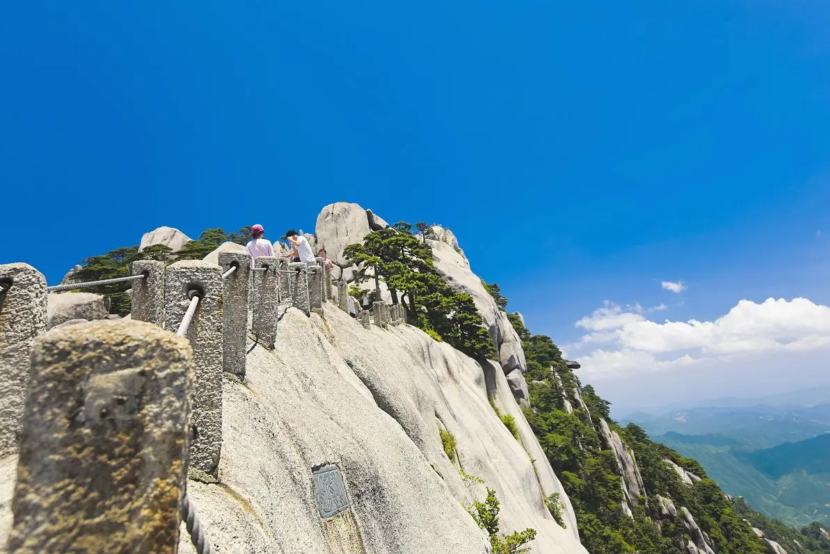
#> input picture bg_imgs/02.png, 1659 x 1108 px (shown at 1/2 size)
$ python '09图像裁剪.py'
#> lines starting #> are read from the running program, lines starting #| are printed output that depends on the picture
from PIL import Image
import os

img = Image.open('./bg_imgs/02.png')
#> img is the input picture: PIL image 1659x1108 RGB; mean R, G, B 84.6, 138.6, 172.3
im_crop1 = img.crop((0, 0, 829, 1108))
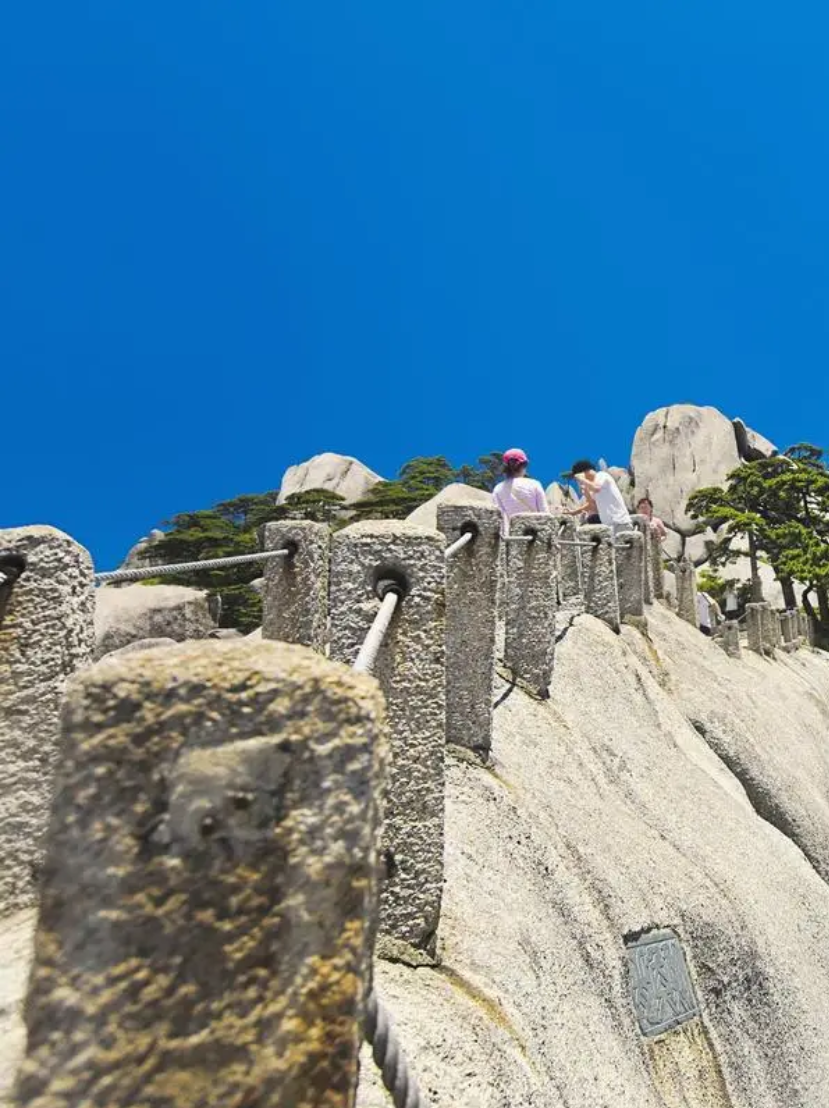
#> im_crop1: PIL image 829x1108 RGB; mean R, G, B 91, 133.9, 161
im_crop2 = img.crop((829, 0, 1659, 1108))
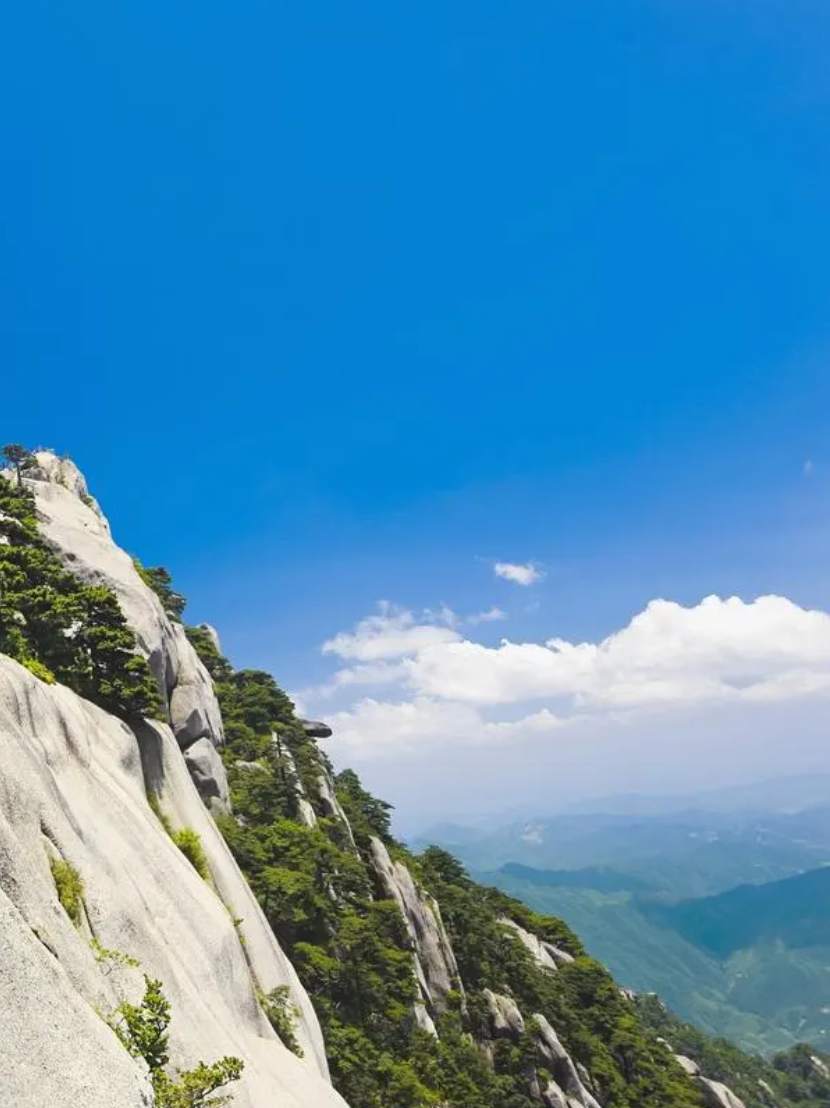
#> im_crop2: PIL image 830x1108 RGB; mean R, G, B 78.2, 143.2, 183.6
print(type(img.size))
#| <class 'tuple'>

im_crop1.show()
im_crop2.show()

# orDir = './bg_imgs'
# if not
# targetDir = './bg_bak_imgs'
# files = os.listdir(orDir)

$ run again, with bg_imgs/01.png copied over bg_imgs/02.png
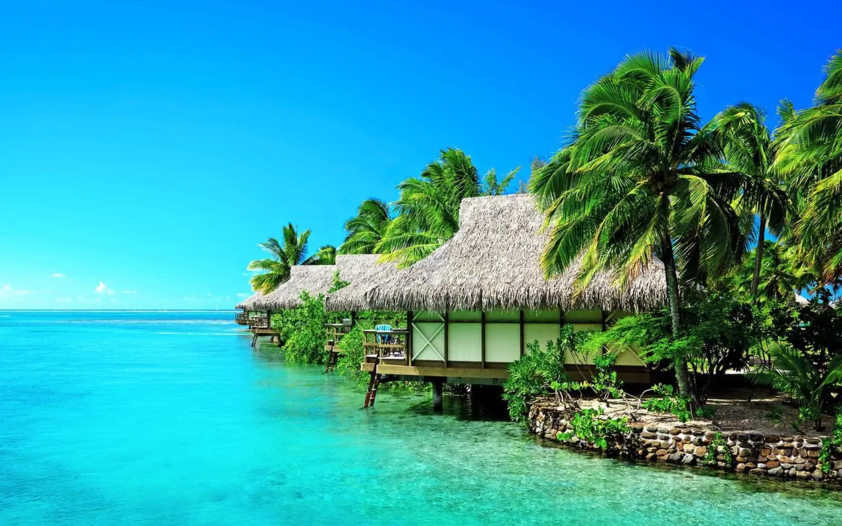
#> input picture bg_imgs/01.png, 1683 x 1051 px (shown at 1/2 size)
#> img is the input picture: PIL image 1683x1051 RGB; mean R, G, B 51, 157.6, 168.4
#> `im_crop1 = img.crop((0, 0, 829, 1108))`:
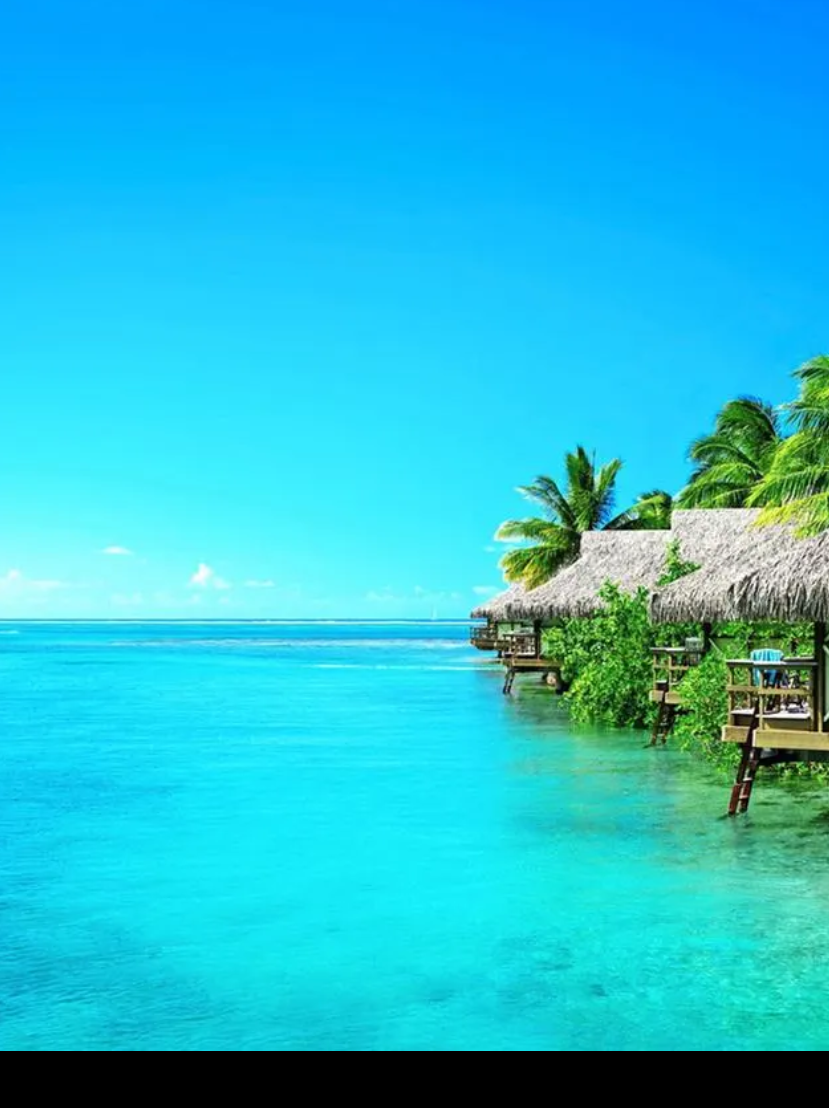
#> im_crop1: PIL image 829x1108 RGB; mean R, G, B 38.6, 188.7, 212.9
#> `im_crop2 = img.crop((829, 0, 1659, 1108))`:
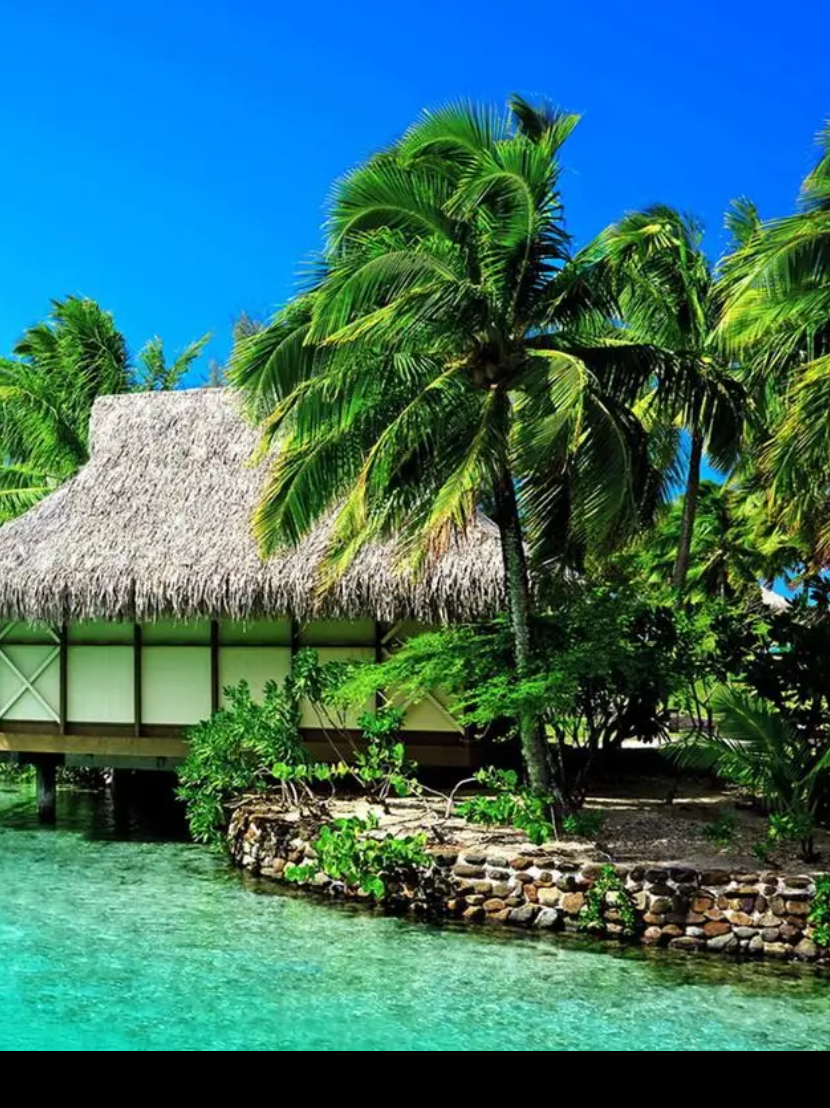
#> im_crop2: PIL image 830x1108 RGB; mean R, G, B 58.2, 112.6, 109.4
#| <class 'tuple'>

$ run again, with bg_imgs/03.png copied over bg_imgs/02.png
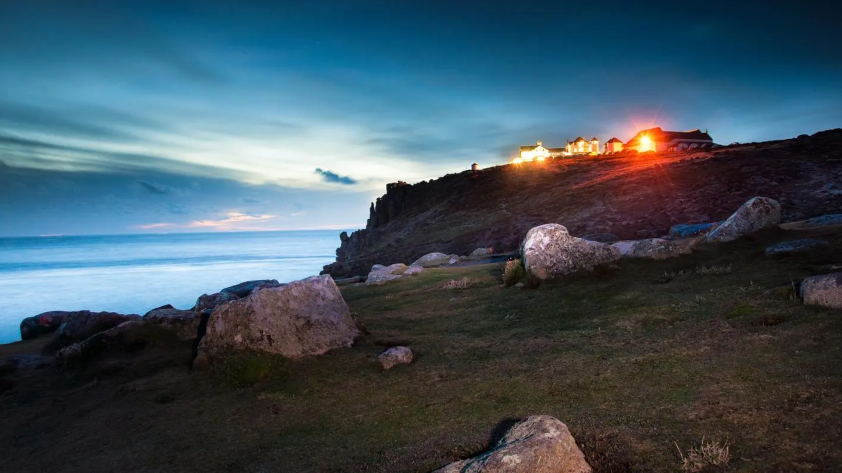
#> input picture bg_imgs/03.png, 1684 x 945 px (shown at 1/2 size)
#> img is the input picture: PIL image 1684x945 RGB; mean R, G, B 63.9, 83, 94.5
#> `im_crop1 = img.crop((0, 0, 829, 1108))`:
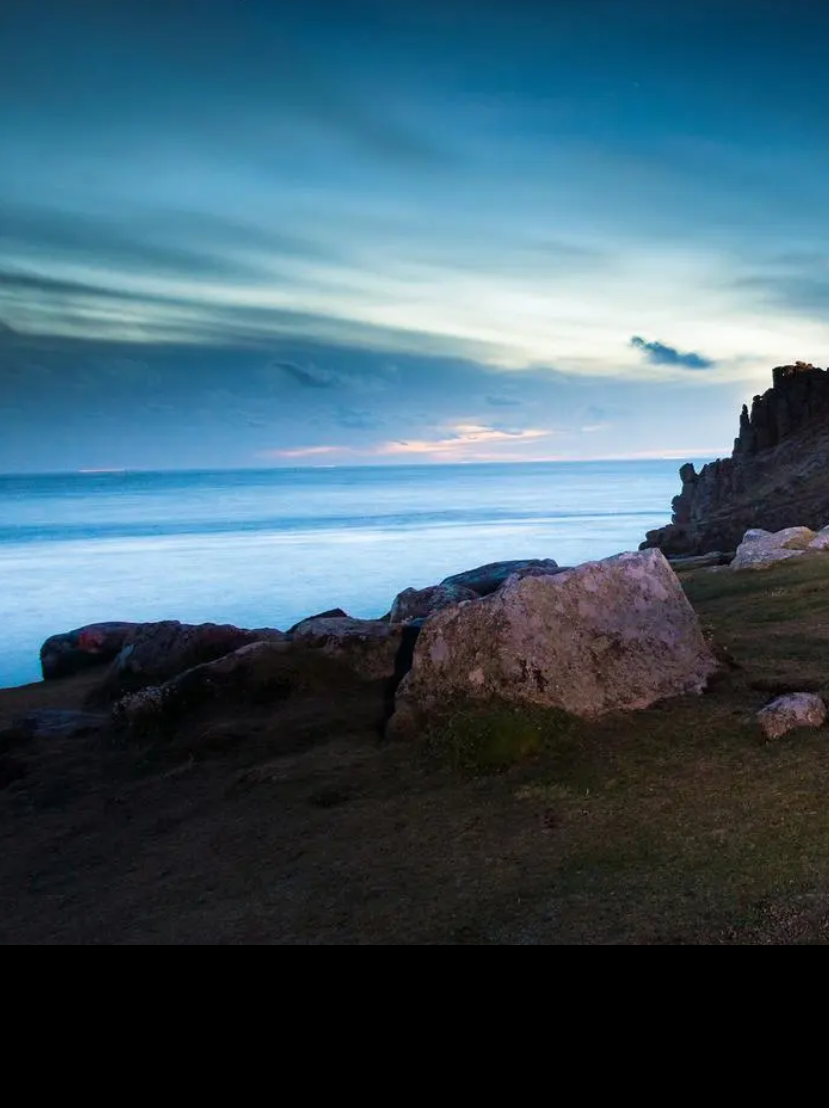
#> im_crop1: PIL image 829x1108 RGB; mean R, G, B 63.4, 90.7, 105.3
#> `im_crop2 = img.crop((829, 0, 1659, 1108))`:
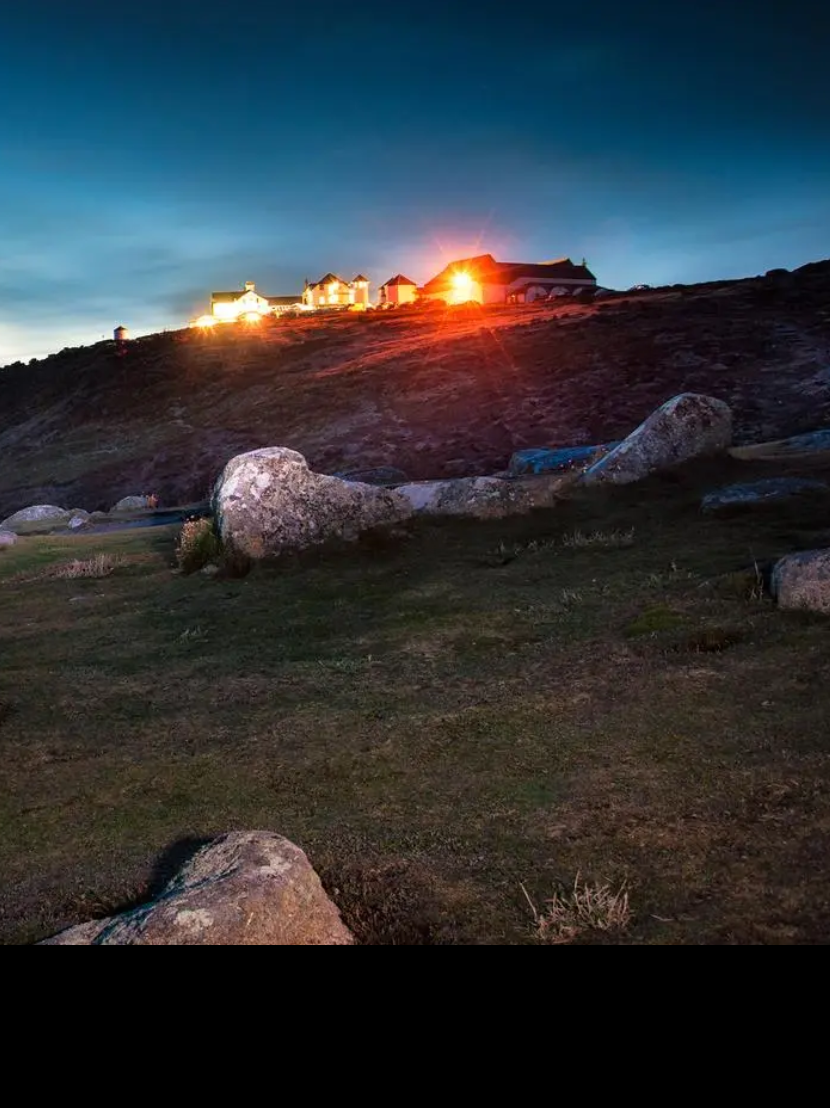
#> im_crop2: PIL image 830x1108 RGB; mean R, G, B 46.4, 52.1, 57.2
#| <class 'tuple'>

$ run again, with bg_imgs/04.png copied over bg_imgs/02.png
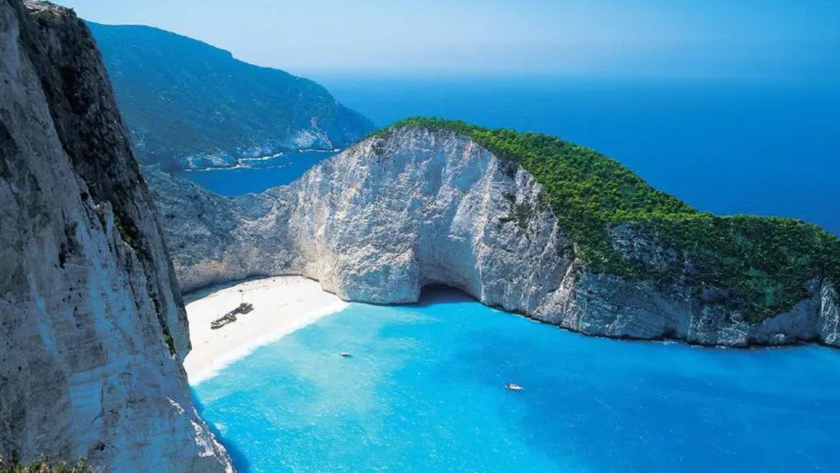
#> input picture bg_imgs/04.png, 1680 x 945 px (shown at 1/2 size)
#> img is the input picture: PIL image 1680x945 RGB; mean R, G, B 61.6, 130.8, 166.1
#> `im_crop1 = img.crop((0, 0, 829, 1108))`:
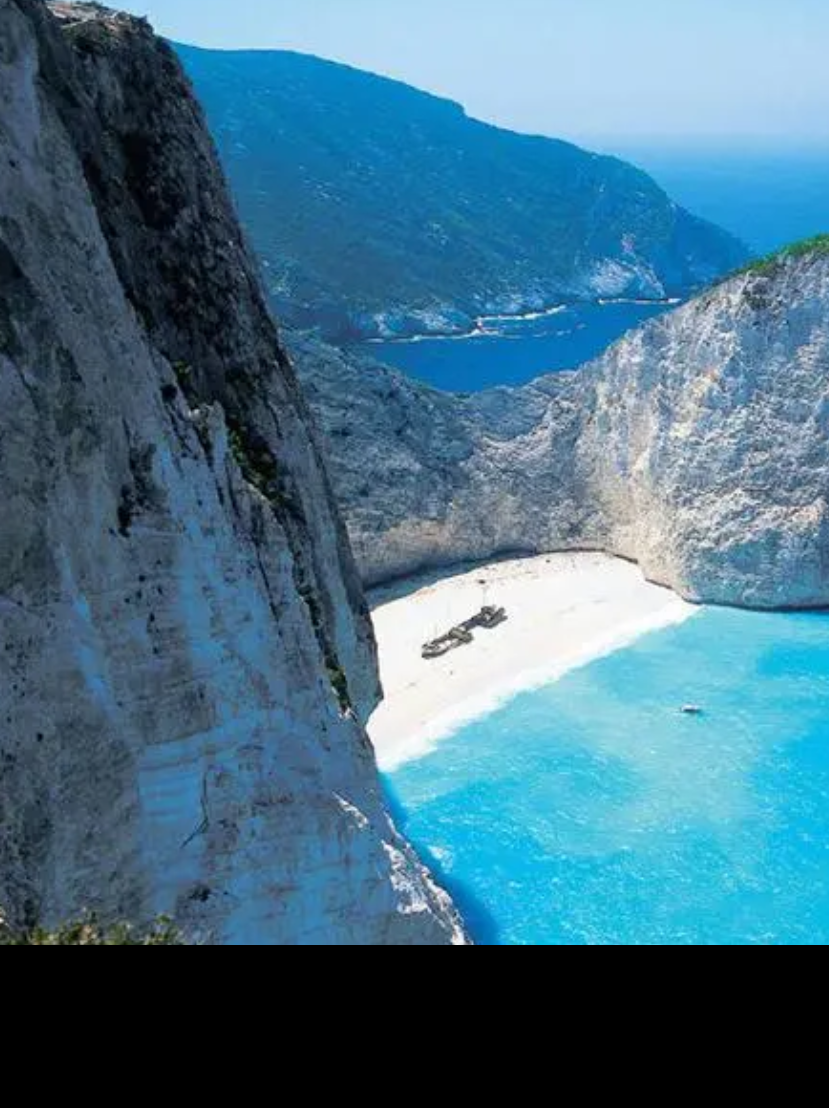
#> im_crop1: PIL image 829x1108 RGB; mean R, G, B 70.4, 113.2, 135.5
#> `im_crop2 = img.crop((829, 0, 1659, 1108))`:
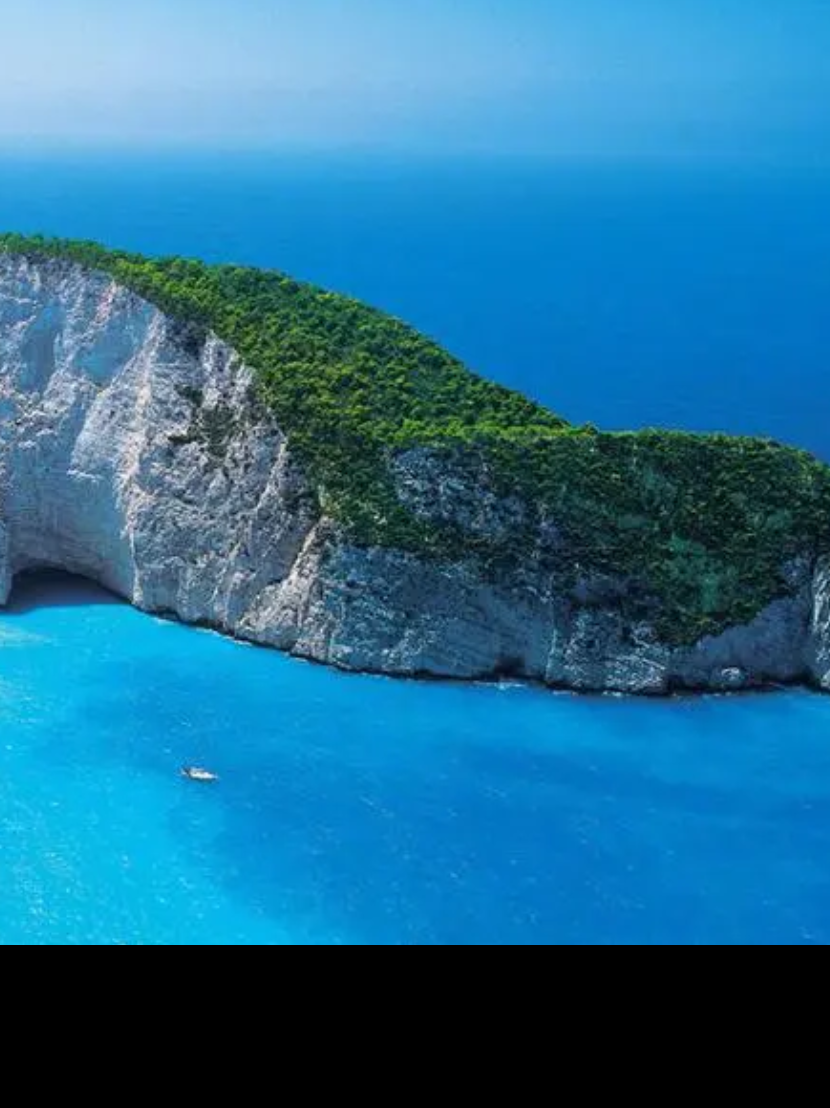
#> im_crop2: PIL image 830x1108 RGB; mean R, G, B 35.7, 110.3, 147.7
#| <class 'tuple'>
